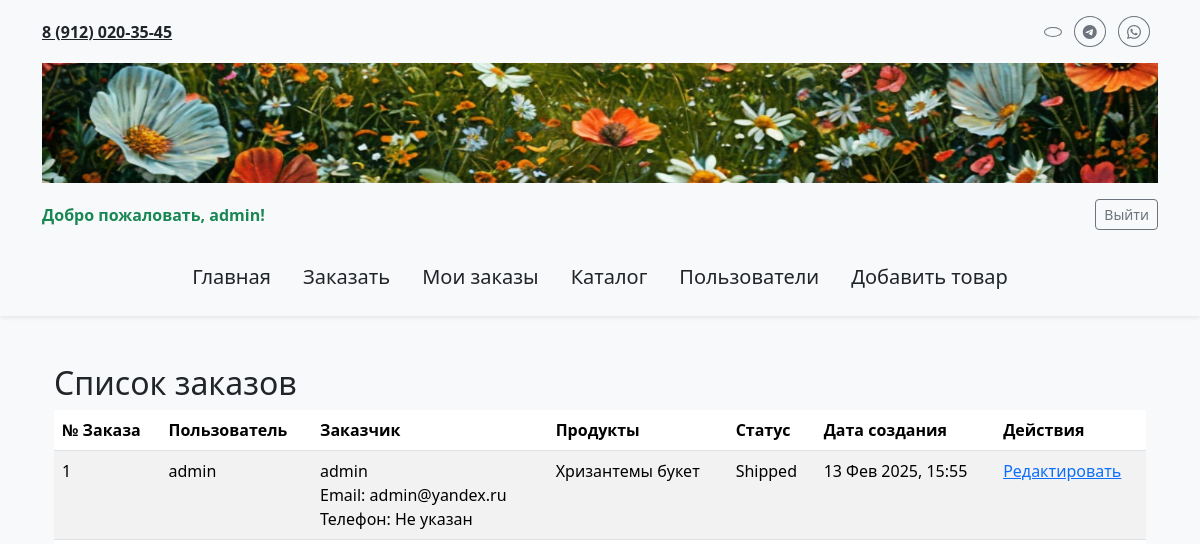
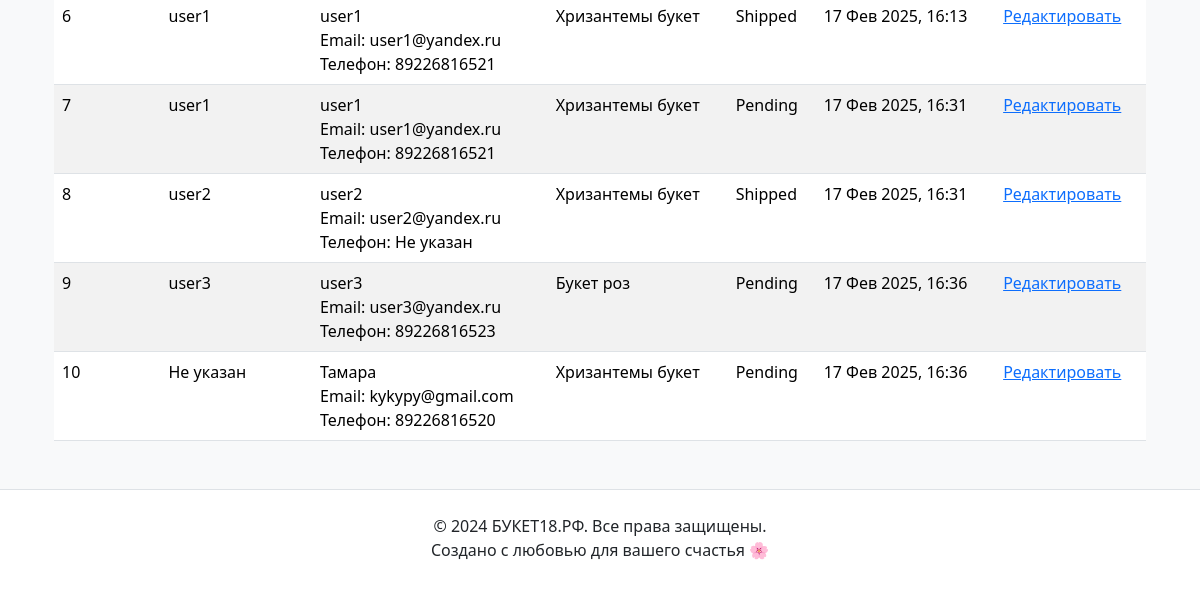
Before: /orders/ (signed in) with the older database file (2 pictures, top to bottom).
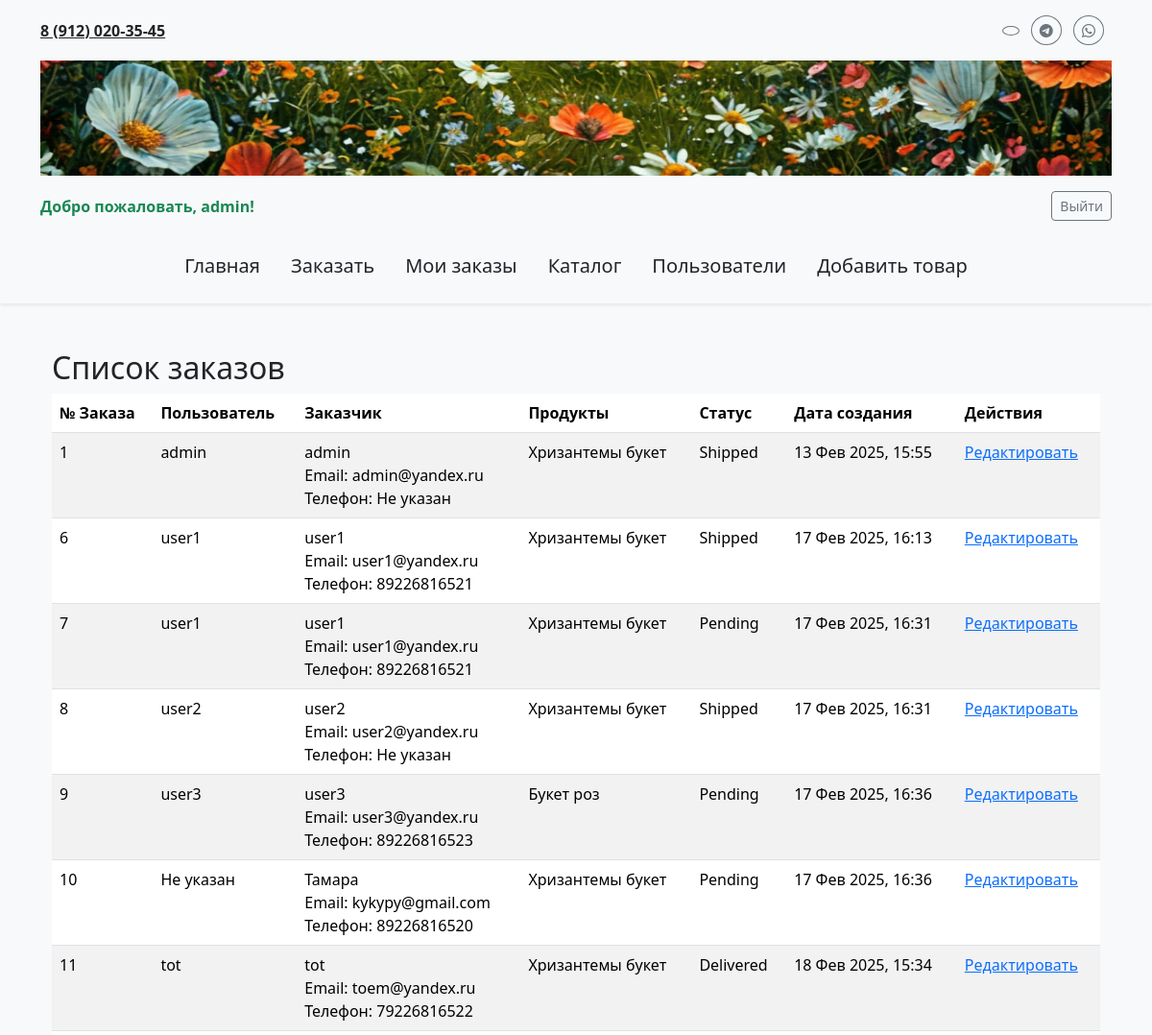
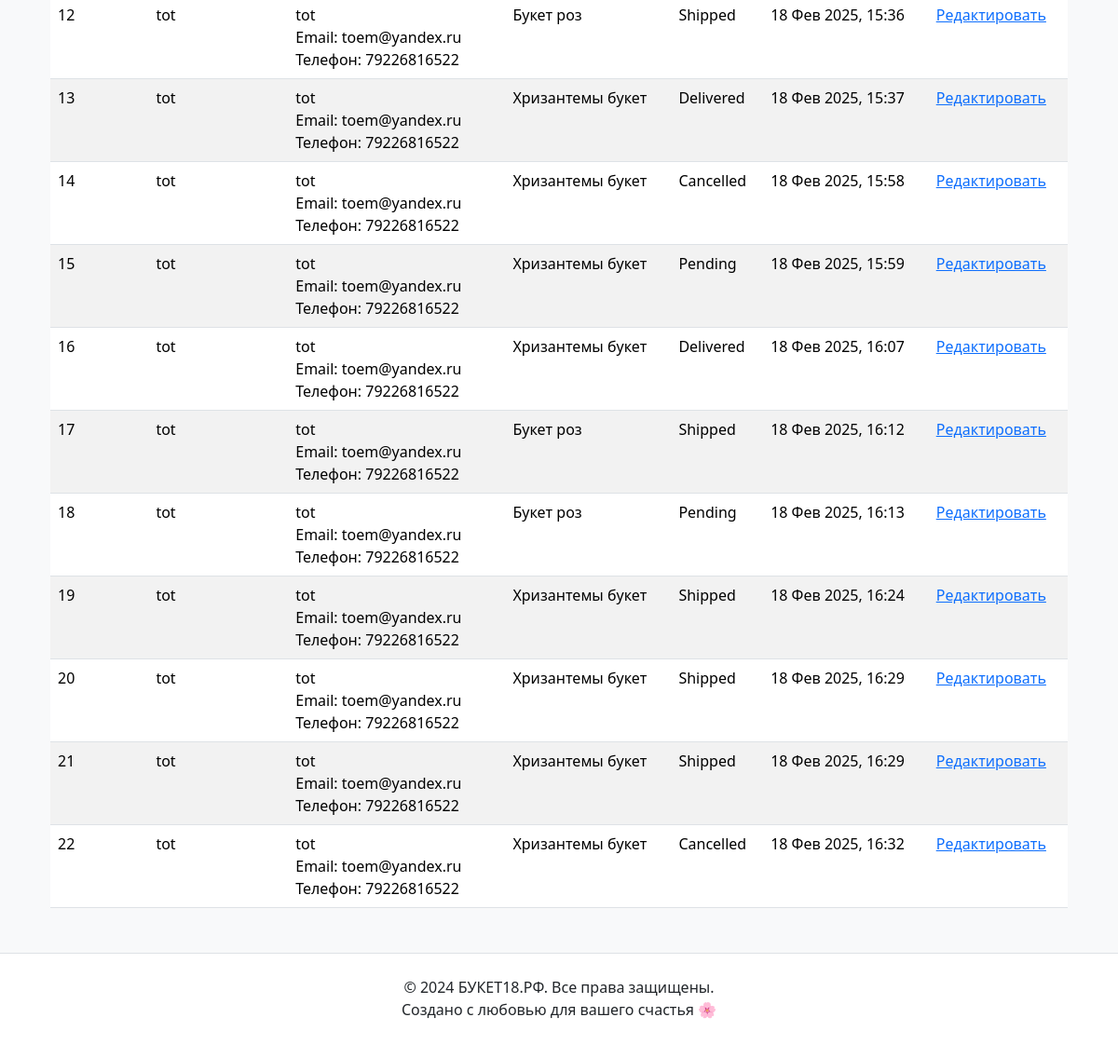
After: the same page with the newer database file (2 pictures, top to bottom).
### main/models.py (models this page shows, shortened)
class Order(models.Model):
    STATUS_CHOICES = [
        ('PENDING', 'Pending'),
        ('SHIPPED', 'Shipped'),
        ('DELIVERED', 'Delivered'),
        ('CANCELLED', 'Cancelled'),
    ]
    user = models.ForeignKey(
        settings.AUTH_USER_MODEL, on_delete=models.CASCADE, related_name='orders', blank=True, null=True
    )
    customer = models.ForeignKey(
        Customer, on_delete=models.CASCADE, related_name='orders', blank=True, null=True
    )
    products = models.ManyToManyField(Product, related_name='orders')
    status = models.CharField(max_length=20, choices=STATUS_CHOICES, default='PENDING')
    delivery_address = models.CharField(max_length=255, blank=True, null=True)
    created_at = models.DateTimeField(auto_now_add=True)
    class Meta:
        verbose_name = "Заказ"
        verbose_name_plural = "Заказы"

class CustomUser(AbstractUser):
    phone_number = models.CharField(max_length=15, blank=True, null=True)
    class Meta:
        verbose_name = "Пользователь"
        verbose_name_plural = "Пользователи"

class Customer(models.Model):
    name = models.CharField(max_length=100)
    email = models.EmailField(unique=True)
    phone = models.CharField(max_length=15, blank=True, null=True)
    telegram_id = models.BigIntegerField(blank=True, null=True)
    class Meta:
        verbose_name = "Клиент"
        verbose_name_plural = "Клиенты"

class Product(models.Model):
    name = models.CharField(max_length=255)
    price = models.DecimalField(max_digits=10, decimal_places=2)
    image = models.ImageField(upload_to='products/', null=True, blank=True)
    class Meta:
        verbose_name = "Продукт"
        verbose_name_plural = "Продукты"

### main/views.py (the view)
# urls.py: path('orders/', views.order_list, name='order_list'),
def order_list(request):
    if not request.user.is_authenticated:
        return HttpResponseForbidden("Вы должны быть авторизованы для просмотра заказов.")
    user = request.user
    if user.is_superuser:
        orders = Order.objects.select_related('user', 'customer').all()
    else:
        orders = Order.objects.filter(Q(user=user) | Q(customer__email=user.email)).distinct()
    return render(request, 'main/order_list.html', {'orders': orders})

### main/templates/main/order_list.html (shortened to what this page needs)
{% extends 'main/layoute.html' %}
{% block content %}
    <div class="container my-5">
        <h2>Список заказов</h2>
        {% if orders %}
            <table class="table table-striped">
                <thead>
                    <tr>
                        <th>№ Заказа</th>
                        <th>Пользователь</th>
                        <th>Заказчик</th>
                        <th>Продукты</th>
                        <th>Статус</th>
                        <th>Дата создания</th>
                        <th>Действия</th>
                    </tr>
                </thead>
                <tbody>
                    {% for order in orders %}
                        <tr>
                            <td>{{ order.id }}</td>
                            <td>
                                {% if order.user %}
                                    {{ order.user.username }}
                                {% else %}
                                    Не указан
                                {% endif %}
                            </td>
                            <td>
                                {% if order.customer %}
                                    {{ order.customer.name }}<br>
                                    Email: {{ order.customer.email }}<br>
                                    Телефон: {{ order.customer.phone|default:"Не указан" }}
                                {% else %}
                                    Не указан
                                {% endif %}
                            </td>
                            <td>
                                {% for product in order.products.all %}
                                    {{ product.name }}<br>
                                {% endfor %}
                            </td>
                            <td>{{ order.get_status_display }}</td>
                            <td>{{ order.created_at|date:"d M Y, H:i" }}</td>
                            <td>
                                <a href="{% url 'edit_order' order.id %}">Редактировать</a>
                            </td>
                        </tr>
                    {% endfor %}
                </tbody>
            </table>
        {% else %}
            <p>Нет заказов.</p>
        {% endif %}
    </div>
{% endblock %}

Changed rows visible on the page:
added Order: id "11", user.username "tot", customer.name "tot", customer.email "toem@yandex.ru", customer.phone "79226816522", status "Delivered", created_at "18 Фев 2025, 15:34", Product (name "Хризантемы букет")
added Order: id "12", user.username "tot", customer.name "tot", customer.email "toem@yandex.ru", customer.phone "79226816522", status "Shipped", created_at "18 Фев 2025, 15:36", Product (name "Букет роз")
added Order: id "13", user.username "tot", customer.name "tot", customer.email "toem@yandex.ru", customer.phone "79226816522", status "Delivered", created_at "18 Фев 2025, 15:37", Product (name "Хризантемы букет")
added Order: id "14", user.username "tot", customer.name "tot", customer.email "toem@yandex.ru", customer.phone "79226816522", status "Cancelled", created_at "18 Фев 2025, 15:58", Product (name "Хризантемы букет")
added Order: id "15", user.username "tot", customer.name "tot", customer.email "toem@yandex.ru", customer.phone "79226816522", status "Pending", created_at "18 Фев 2025, 15:59", Product (name "Хризантемы букет")
added Order: id "16", user.username "tot", customer.name "tot", customer.email "toem@yandex.ru", customer.phone "79226816522", status "Delivered", created_at "18 Фев 2025, 16:07", Product (name "Хризантемы букет")
added Order: id "17", user.username "tot", customer.name "tot", customer.email "toem@yandex.ru", customer.phone "79226816522", status "Shipped", created_at "18 Фев 2025, 16:12", Product (name "Букет роз")
added Order: id "18", user.username "tot", customer.name "tot", customer.email "toem@yandex.ru", customer.phone "79226816522", status "Pending", created_at "18 Фев 2025, 16:13", Product (name "Букет роз")
added Order: id "19", user.username "tot", customer.name "tot", customer.email "toem@yandex.ru", customer.phone "79226816522", status "Shipped", created_at "18 Фев 2025, 16:24", Product (name "Хризантемы букет")
added Order: id "20", user.username "tot", customer.name "tot", customer.email "toem@yandex.ru", customer.phone "79226816522", status "Shipped", created_at "18 Фев 2025, 16:29", Product (name "Хризантемы букет")
added Order: id "21", user.username "tot", customer.name "tot", customer.email "toem@yandex.ru", customer.phone "79226816522", status "Shipped", created_at "18 Фев 2025, 16:29", Product (name "Хризантемы букет")
added Order: id "22", user.username "tot", customer.name "tot", customer.email "toem@yandex.ru", customer.phone "79226816522", status "Cancelled", created_at "18 Фев 2025, 16:32", Product (name "Хризантемы букет")
